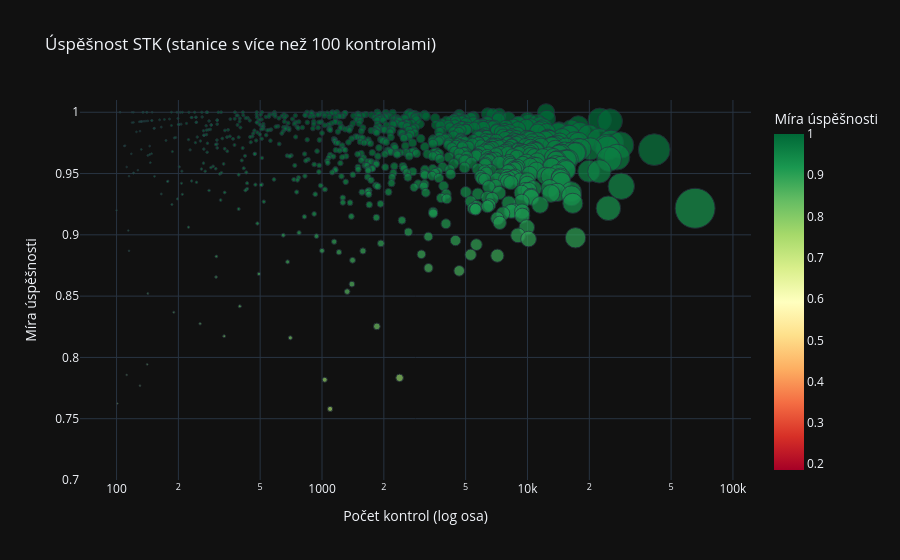

Notebook code for this chart:
### Code cell
# 1. Filtrace a příprava
df_plot = (
    station_success
    .filter(pl.col("Pocet_Kontrol") >= 100)
    .to_pandas()
)

# 2. Tvorba grafu (bez marginal_y pro stabilitu se spojitou barvou)
fig = px.scatter(
    df_plot,
    x="Pocet_Kontrol",
    y="Procento_Uspechu",
    color="Procento_Uspechu",
    size="Pocet_Kontrol",
    hover_name="StaniceCislo",
    log_x=True,
    range_y=[0.7, 1.01],
    title="Úspěšnost STK (stanice s více než 100 kontrolami)",
    labels={
        "Pocet_Kontrol": "Počet kontrol (log osa)",
        "Procento_Uspechu": "Míra úspěšnosti"
    },
    template="plotly_dark",
    color_continuous_scale="RdYlGn" 
)

# Nastavení velikosti bodů, aby nebyly příliš malé/velké
fig.update_traces(marker=dict(sizeref=2.*max(df_plot['Pocet_Kontrol'])/(40.**2), sizemode='area'))

fig.show()

### Figure 1 — Plotly figure (JSON) as saved in the notebook; plotly's stock layout.template omitted (floating-point values rounded to 4 significant figures; data arrays with more than 128 entries replaced by an {"elided": "..."} marker saying what was removed)
{"data": [{"hovertemplate": "<b>%{hovertext}</b><br><br>Počet kontrol (log osa)=%{marker.size}<br>Míra úspěšnosti=%{marker.color}<extra></extra>", "hovertext": {"elided": "915 float values"}, "legendgroup": "", "marker": {"color": {"elided": "915 float values"}, "coloraxis": "coloraxis", "size": {"elided": "915 int values"}, "sizemode": "area", "sizeref": 81.79, "symbol": "circle"}, "mode": "markers", "name": "", "orientation": "v", "showlegend": false, "type": "scatter", "x": {"elided": "915 int values"}, "xaxis": "x", "y": {"elided": "915 float values"}, "yaxis": "y"}], "layout": {"coloraxis": {"colorbar": {"title": {"text": "Míra úspěšnosti"}}, "colorscale": [[0, "rgb(165,0,38)"], [0.1, "rgb(215,48,39)"], [0.2, "rgb(244,109,67)"], [0.3, "rgb(253,174,97)"], [0.4, "rgb(254,224,139)"], [0.5, "rgb(255,255,191)"], [0.6, "rgb(217,239,139)"], [0.7, "rgb(166,217,106)"], [0.8, "rgb(102,189,99)"], [0.9, "rgb(26,152,80)"], [1, "rgb(0,104,55)"]]}, "legend": {"itemsizing": "constant", "tracegroupgap": 0}, "title": {"text": "Úspěšnost STK (stanice s více než 100 kontrolami)"}, "xaxis": {"anchor": "y", "domain": [0, 1], "title": {"text": "Počet kontrol (log osa)"}, "type": "log"}, "yaxis": {"anchor": "x", "domain": [0, 1], "range": [0.7, 1.01], "title": {"text": "Míra úspěšnosti"}}}}
